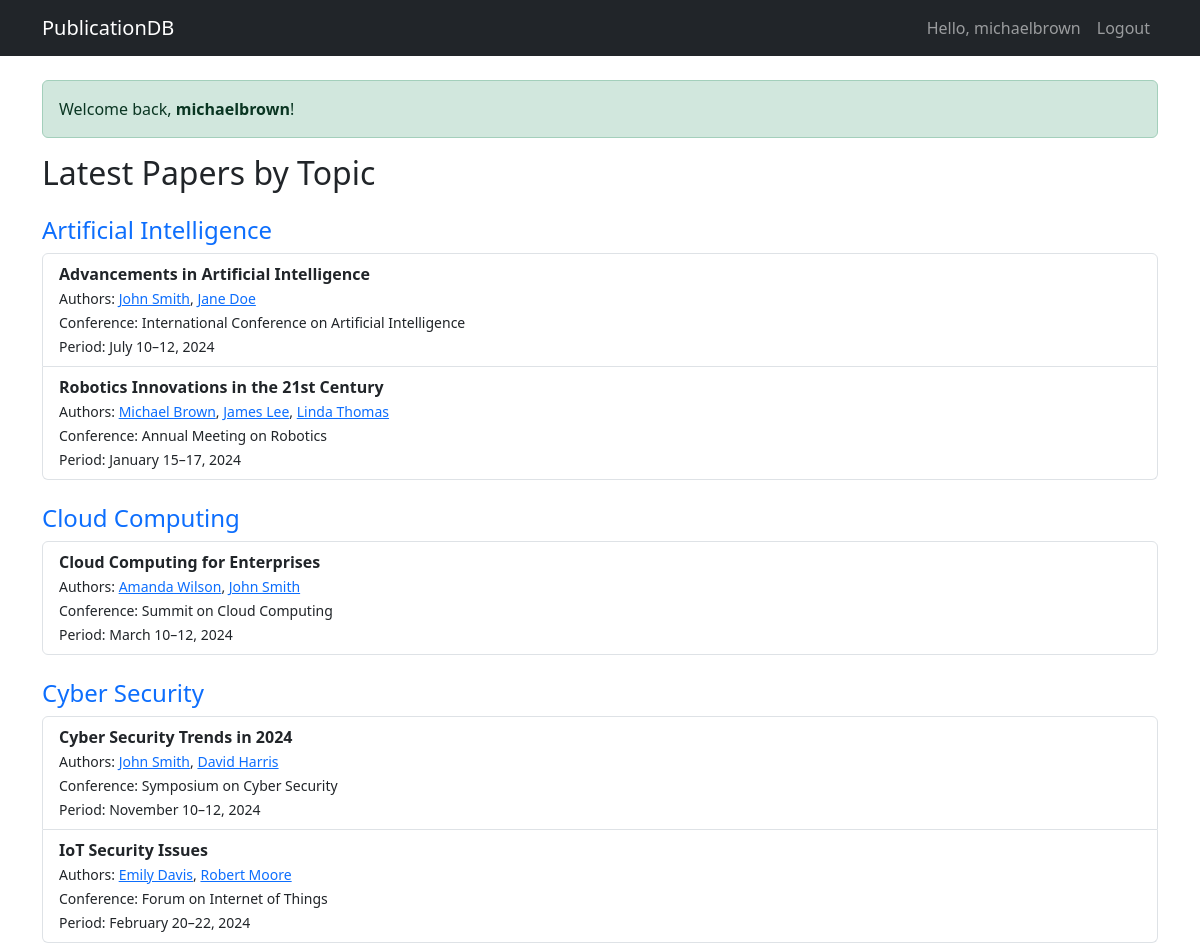
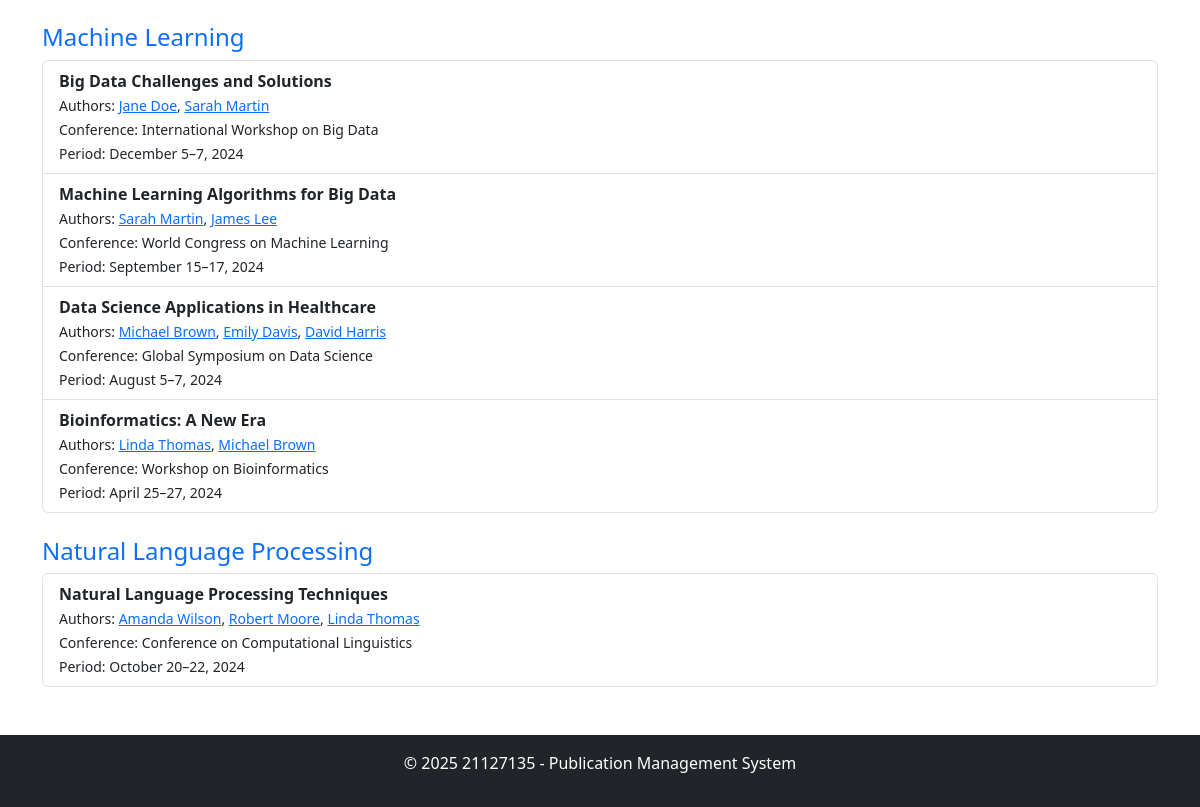
Screenshot of /index.php (signed in) with the database file from the repository (2 pictures, top to bottom).
### tables this page shows
CREATE TABLE TOPICS (
    topic_id INT AUTO_INCREMENT PRIMARY KEY,
    topic_name VARCHAR(255) NOT NULL
);

CREATE TABLE PAPERS (
    paper_id INT AUTO_INCREMENT PRIMARY KEY,
    title VARCHAR(255) NOT NULL,
    author_string_list VARCHAR(255) NOT NULL,
    abstract VARCHAR(1000) NOT NULL,
    conference_id INT NOT NULL,
    topic_id INT NOT NULL,
    user_id INT NOT NULL
);

CREATE TABLE CONFERENCES (
    conference_id INT AUTO_INCREMENT PRIMARY KEY,
    name VARCHAR(255) NOT NULL,
    abbreviation VARCHAR(10) NOT NULL,
    rank VARCHAR(1) NOT NULL,
    start_date DATE NOT NULL,
    end_date DATE NOT NULL,
    type VARCHAR(50) NOT NULL
);

### controllers/home_controller.php (called while the page is built, shortened)
<?php
class HomeController
{
    function index()
    {
        require_once("config/config.inc.php");
        $topics = [];
        $sql = "SELECT * FROM TOPICS ORDER BY topic_name";
        $result = $mysqli->query($sql);
        while ($row = $result->fetch_assoc()) {
            $topics[] = $row;
        }
        $papers_by_topic = [];
        foreach ($topics as $topic) {
            $tid = $topic['topic_id'];
            $sql = "SELECT PA.paper_id, PA.title, PA.author_string_list,
                    CO.conference_id, CO.name AS conference_name, CO.start_date, CO.end_date
                FROM PAPERS PA JOIN CONFERENCES CO
                    ON PA.conference_id = CO.conference_id
                WHERE PA.topic_id = $tid
                ORDER BY CO.start_date DESC
                LIMIT 5";
            $res = $mysqli->query($sql);
            while ($paper = $res->fetch_assoc()) {
                $papers_by_topic[$tid][] = $paper;
            }
        }
        require_once("helpers/date_helper.php");
        require("views/home/index.php");
    }
}

### helpers/date_helper.php (called while the page is built, shortened)
<?php
function formatDateRange(
    $startStr,
    $endStr = null,
    $separator = "–"
) {
    $start = new DateTime($startStr);
    $end = $endStr ? new DateTime($endStr) : null;
    if ($start->format('Y') === $end->format('Y')) {
        if ($start->format('F') === $end->format('F')) {
            return $start->format('F j') . "{$separator}" . $end->format('j, Y');
        } else {
            return $start->format('F j') . " {$separator} " . $end->format('F j, Y');
        }
    }
    return $start->format('F j, Y') . " {$separator} " . $end->format('F j, Y');
}

### views/home/index.php (the view)
<?php include("views/partials/header.php"); ?>
<div class="container my-4">
    <?php if (!empty($_SESSION['user'])): ?>
        <div class="alert alert-success">
            Welcome back, <strong><?= htmlspecialchars($_SESSION['user']['username']) ?></strong>!
        </div>
    <?php endif; ?>
    <h2 class="mb-4">Latest Papers by Topic</h2>
    <?php foreach ($topics as $topic): ?>
        <div class="mb-4">
            <h4 class="text-primary"><?= htmlspecialchars($topic['topic_name']) ?></h4>
            <ul class="list-group">
                <?php
                $papers = $papers_by_topic[$topic['topic_id']] ?? [];
                if (empty($papers)):
                ?>
                    <li class="list-group-item">No papers available.</li>
                <?php else: ?>
                    <?php foreach ($papers as $paper): ?>
                        <li class="list-group-item">
                            <strong><?= htmlspecialchars($paper['title']) ?></strong><br>
                            <?php
                            $author_names = explode(',', $paper['author_string_list']);
                            $linked_authors = [];
                            $sql = "SELECT author_id FROM PARTICIPATION WHERE paper_id = {$paper['paper_id']}";
                            $res = $mysqli->query($sql);
                            foreach ($author_names as $name) {
                                $name = trim($name);
                                $escaped = htmlspecialchars($name);
                                if ($row = $res->fetch_assoc()) {
                                    $url = "index.php?controller=author&action=profile&id=" . $row['author_id'];
                                    $linked_authors[] = "<a href=\"$url\">$escaped</a>";
                                } else {
                                    $linked_authors[] = $escaped;
                                }
                            }
                            ?>
                            <small>Authors: <?= implode(', ', $linked_authors) ?></small><br>
                            <small>Conference: <?= htmlspecialchars($paper['conference_name']) ?></small><br>
                            <small>Period: <?= htmlspecialchars(
                                                formatDateRange($paper['start_date'], $paper['end_date'])
                                            ) ?></small>
                        </li>
                    <?php endforeach; ?>
                <?php endif; ?>
            </ul>
        </div>
    <?php endforeach; ?>
</div>
<?php include("views/partials/footer.php"); ?>

### rows the page displays
topics: topic_name "Artificial Intelligence"
papers: title "Advancements in Artificial Intelligence", author_string_list "John Smith Jane Doe", linked_authors ",", conference.name "International Conference on Artificial Intelligence", conference.end_date "July 10–12, 2024"
papers: title "Robotics Innovations in the 21st Century", author_string_list "Michael Brown James Lee Linda Thomas", linked_authors ", ,", conference.name "Annual Meeting on Robotics", conference.end_date "January 15–17, 2024"
topics: topic_name "Cloud Computing"
papers: title "Cloud Computing for Enterprises", author_string_list "Amanda Wilson John Smith", linked_authors ",", conference.name "Summit on Cloud Computing", conference.end_date "March 10–12, 2024"
topics: topic_name "Cyber Security"
papers: title "Cyber Security Trends in 2024", author_string_list "John Smith David Harris", linked_authors ",", conference.name "Symposium on Cyber Security", conference.end_date "November 10–12, 2024"
papers: title "IoT Security Issues", author_string_list "Emily Davis Robert Moore", linked_authors ",", conference.name "Forum on Internet of Things", conference.end_date "February 20–22, 2024"
topics: topic_name "Machine Learning"
papers: title "Big Data Challenges and Solutions", author_string_list "Jane Doe Sarah Martin", linked_authors ",", conference.name "International Workshop on Big Data", conference.end_date "December 5–7, 2024"
papers: title "Machine Learning Algorithms for Big Data", author_string_list "Sarah Martin James Lee", linked_authors ",", conference.name "World Congress on Machine Learning", conference.end_date "September 15–17, 2024"
papers: title "Data Science Applications in Healthcare", author_string_list "Michael Brown Emily Davis David Harris", linked_authors ", ,", conference.name "Global Symposium on Data Science", conference.end_date "August 5–7, 2024"
papers: title "Bioinformatics: A New Era", author_string_list "Linda Thomas Michael Brown", linked_authors ",", conference.name "Workshop on Bioinformatics", conference.end_date "April 25–27, 2024"
topics: topic_name "Natural Language Processing"
papers: title "Natural Language Processing Techniques", author_string_list "Amanda Wilson Robert Moore Linda Thomas", linked_authors ", ,", conference.name "Conference on Computational Linguistics", conference.end_date "October 20–22, 2024"

### other values shown
$_SESSION['user']['username'] "michaelbrown"
